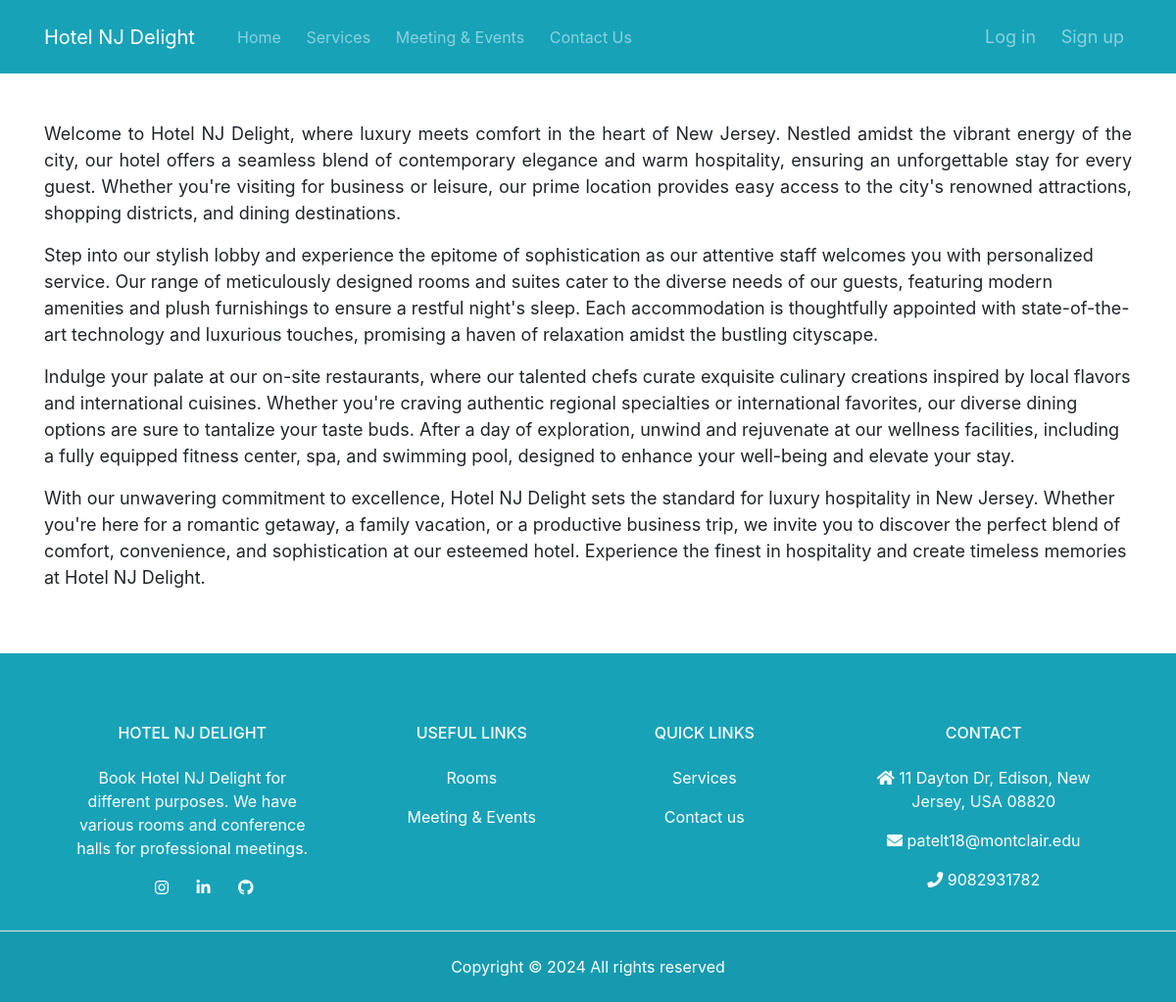
The page / on the database its author committed.
### tables this page shows
CREATE TABLE `general_settings` (
  `ID` bigint(10) NOT NULL,
  `Name` text NOT NULL,
  `Address_line1` text NOT NULL,
  `Address_line2` text NOT NULL,
  `City` varchar(10) NOT NULL,
  `State` varchar(10) NOT NULL,
  `Country` varchar(10) NOT NULL,
  `Zip_code` varchar(6) NOT NULL,
  `Email` text NOT NULL,
  `Phone_number` bigint(10) NOT NULL,
  `Telephone_number` varchar(10) NOT NULL,
  `Description` text NOT NULL
);

### include/general.php (called while the page is built)
<?php
$SQL = "SELECT * FROM general_settings";
$query = mysqli_query($con, $SQL);
$general_setting = mysqli_fetch_assoc($query);
?>

### index.php (the view)
<?php include('include/header.php') ?>
<section class="py-5 white-section" id="introduction">
    <div class="container">
        <font size="4">
            <p class="text-justify">
                Welcome to
                <?php echo $general_setting['Name'] ?>, where luxury meets comfort in the heart of
                <?php echo $general_setting['State'] ?>. Nestled amidst the vibrant energy of the city, our hotel offers
                a
                seamless blend of contemporary elegance and warm hospitality, ensuring an unforgettable stay for every
                guest. Whether you're visiting for business or leisure, our prime location provides easy access to the
                city's renowned attractions, shopping districts, and dining destinations.
            </p>
            <p>
                Step into our stylish lobby and experience the epitome of sophistication as our attentive staff welcomes
                you
                with personalized service. Our range of meticulously designed rooms and suites cater to the diverse
                needs of
                our guests, featuring modern amenities and plush furnishings to ensure a restful night's sleep. Each
                accommodation is thoughtfully appointed with state-of-the-art technology and luxurious touches,
                promising a
                haven of relaxation amidst the bustling cityscape.
            </p>
            <p>
                Indulge your palate at our on-site restaurants, where our talented chefs curate exquisite culinary
                creations
                inspired by local flavors and international cuisines. Whether you're craving authentic regional
                specialties
                or international favorites, our diverse dining options are sure to tantalize your taste buds. After a
                day of
                exploration, unwind and rejuvenate at our wellness facilities, including a fully equipped fitness
                center,
                spa, and swimming pool, designed to enhance your well-being and elevate your stay.
            </p>
            <p>
                With our unwavering commitment to excellence,
                <?php echo $general_setting['Name'] ?> sets the standard for luxury hospitality in
                <?php echo $general_setting['State'] ?>. Whether you're here for a romantic getaway, a family vacation,
                or a
                productive business trip, we invite you to discover the perfect blend of comfort, convenience, and
                sophistication at our esteemed hotel. Experience the finest in hospitality and create timeless memories
                at
                <?php echo $general_setting['Name'] ?>.
            </p>
        </font>
    </div>
</section>
<?php include('include/footer.php') ?>

### include/header.php (shortened to what this page needs)
<!DOCTYPE html>
<html lang="en">
<head>
  <link rel="stylesheet" href="https://pro.fontawesome.com/releases/v5.10.0/css/all.css"/>
<link rel="stylesheet" href="https://maxcdn.bootstrapcdn.com/font-awesome/4.7.0/css/font-awesome.min.css">
<link rel="stylesheet" href="assets/css/bootstrap.min.css">
<link rel="stylesheet" href="assets/css/style.css">
<link rel="stylesheet" href="assets/css/form_style.css">
</head>
<body>
<?php
include('functions.php');
include('general.php');
  if(isset($user_details['FirstName'])){
  ?>
   <nav id="navbar_top" class="navbar navbar-expand-lg navbar-dark bg-dark" >
    <div class="container">
      <a class="navbar-brand " href="index.php"> <?php echo $general_setting['Name'] ?></a>
      <button class="navbar-toggler" type="button" data-toggle="collapse" data-target="#navbarResponsive" aria-controls="navbarResponsive" aria-expanded="false" aria-label="Toggle navigation">
            <span class="navbar-toggler-icon"></span>
          </button>
      <div class="collapse navbar-collapse" id="navbarResponsive">
        <ul class="navbar-nav">
          <li class="nav-item">
            <a class="nav-link"  href="index.php">Home</a>
          </li>
          <li class="nav-item">
            <a class="nav-link" href="service.php">Services</a>
          </li>
            <li class="nav-item dropdown">
          <a class="nav-link dropdown-toggle" href="#" id="navbarDropdownMenuLink" role="button" data-toggle="dropdown" aria-haspopup="true" aria-expanded="false">
            Booking
          </a>
          <div class="dropdown-menu" aria-labelledby="navbarDropdownMenuLink">
            <a class="dropdown-item" href="client/room.php">Rooms</a>
            <a class="dropdown-item" href="client/event.php">Events</a>
            <a class="dropdown-item" href="client/mybooking.php">My Bookings</a>
          </div>
          </li>
          <li class="nav-item">
            <a class="nav-link" href="events.php">Meeting & Events</a>
          </li>
          <li class="nav-item">
            <a class="nav-link" href="contact.php">Contact Us</a>
          </li>
          </ul >
        <ul class="navbar-nav ml-auto">
        <li class="nav-item dropdown">
        <a class="nav-link dropdown-toggle" href="#" id="navbarDropdownMenuLink"data-toggle="dropdown" aria-haspopup="true" aria-expanded="false">
          <?php echo $user_details['FirstName']; ?>
        </a>
        <div class="dropdown-menu" aria-labelledby="navbarDropdownMenuLink">
          <a class="dropdown-item" href="../../HMS/client/account.php">Edit Profile</a>
          <a class="dropdown-item" href="../../HMS/destroy.php">Log Out</a>
        </div>
      </li>
        </ul>
      </div>
    </div>
  </nav>
 <?php } else{ ?>
<nav id="navbar_top" class="navbar navbar-expand-lg navbar-dark bg-dark" >
    <div class="container">
      <a class="navbar-brand " href="index.php"> <?php echo $general_setting['Name'] ?></a>
      <div class="collapse navbar-collapse" id="navbarResponsive">
        <ul class="navbar-nav">
          <li class="nav-item">
            <a class="nav-link"  href="index.php">Home</a>
          </li>
          <li class="nav-item">
            <a class="nav-link" href="service.php">Services</a>
          </li>
          <li class="nav-item">
            <a class="nav-link" href="events.php">Meeting & Events</a>
          </li>
          <li class="nav-item">
            <a class="nav-link" href="contact.php">Contact Us</a>
          </li>
          </ul >
          <ul class="navbar-nav ml-auto">
           <li class="nav-item">
            <a class="nav-link " style="font-size: 18px !important;" href="login.php">Log in</a>
          </li>
           <li class="nav-item">
            <a class="nav-link" style="font-size: 18px !important;" href="signup.php">Sign up</a>
          </li>
        </ul>
      </div>
    </div>
  </nav>
 <?php } ?>

### include/footer.php (shortened to what this page needs)
<section id="footer">
  <footer class="text-center text-lg-start bg-dark text-white">
    <section class="d-flex justify-content-center justify-content-lg-between p-2 border-bottom">
      <div class="container text-center text-md-start mt-5">
        <div class="row mt-3">
          <div class="col-md-3 col-lg-4 col-xl-3 mx-auto mb-4">
            <h6 class="text-uppercase fw-bold mb-4">
              <?php echo $general_setting['Name'] ?>
            </h6>
            <p>
              <?php echo $general_setting['Description'] ?>
            </p>
            <div>
              <a href="https://instagram.com/tejaspatel9396" class="ml-4 text-reset">
                <i class="fab fa-instagram"></i>
              </a>
              <a href="https://www.linkedin.com/in/tejaspatel9396" class="ml-4 text-reset">
                <i class="fab fa-linkedin"></i>
              </a>
              <a href="https://github.com/TejasPatel007" class="ml-4 text-reset">
                <i class="fab fa-github"></i>
              </a>
            </div>
          </div>
          <div class="col-md-2 col-lg-2 col-xl-2 mx-auto mb-4">
            <h6 class="text-uppercase fw-bold mb-4">
              Useful Links
            </h6>
            <p>
              <a href="client/room.php" class="text-reset">Rooms</a>
            </p>
            <p>
              <a href="events.php" class="text-reset">Meeting & Events</a>
            </p>
          </div>
          <div class="col-md-3 col-lg-2 col-xl-2 mx-auto mb-4">
            <h6 class="text-uppercase fw-bold mb-4">
              Quick links
            </h6>
            <p>
              <a href="service.php" class="text-reset">Services</a>
            </p>
            <p>
              <a href="contact.php" class="text-reset">Contact us</a>
            </p>
          </div>
          <div class="col-md-4 col-lg-3 col-xl-3 mx-auto mb-md-0 mb-4">
            <h6 class="text-uppercase fw-bold mb-4">
              Contact
            </h6>
            <p><i class="fas fa-home me-3"></i>
              <a style="color: #ffffff; text-decoration: none;"
                href="http://maps.google.com/?q=<?php echo $general_setting['Address_line1'] ?>, <?php echo $general_setting['City'] ?>, <?php echo $general_setting['State'] ?>, <?php echo $general_setting['Country'] ?> <?php echo $general_setting['Zip_code'] ?>">
                <?php echo $general_setting['Address_line1'] ?>,
                <?php echo $general_setting['City'] ?>,
                <?php echo $general_setting['State'] ?>,
                <?php echo $general_setting['Country'] ?>
                <?php echo $general_setting['Zip_code'] ?>
              </a>
            </p>
            <p>
              <i class="fas fa-envelope me-3"></i>
              <a style="color: #ffffff; text-decoration: none;" href="mailto:<?php echo $general_setting['Email'] ?>">
                <?php echo $general_setting['Email'] ?>
              </a>
            </p>
            <p><i class="fas fa-phone me-3"></i>
              <a style="color: #ffffff; text-decoration: none;"
                href="tel:<?php echo $general_setting['Phone_number'] ?>">
                <?php echo $general_setting['Phone_number'] ?>
              </a>
            </p>
          </div>
        </div>
      </div>
    </section>
    <div class="text-center p-4" style="background-color: rgba(0, 0, 0, 0.05);">
      Copyright &copy;
      <script>document.write(new Date().getFullYear());</script> All rights reserved
    </div>
  </footer>
</section>
</body>
</html>

### assets/css/style.css (style rules this page uses)
.white-section { background: white; }
.nav-item { padding-left: 0.6rem; }
.navbar-nav { padding-left: 0.6rem; }
#navbar_top { padding: 1rem; transition: 0.4s; }

### assets/css/form_style.css (style rules this page uses)
body { min-height: 100vh; }

### rows shown on the page
general_settings: Name "Hotel NJ Delight", State "New Jersey", Name "HOTEL NJ DELIGHT", Description "Book Hotel NJ Delight for different purposes. We have various rooms and conference halls for professional meetings.", Address_line1 "11 Dayton Dr", City "Edison", Country "USA", Zip_code "08820", Email "patelt18@montclair.edu", Phone_number "9082931782"
